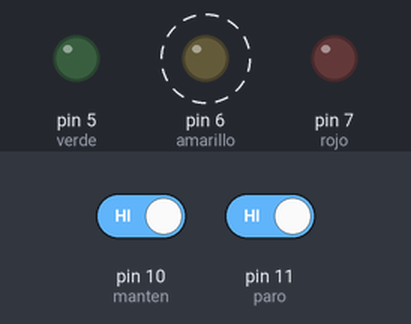
The sketch below on a simulated Arduino Uno, built with avr-gcc and run on an emulated ATmega328P. Parts: output pins drawn as LEDs (lit = HIGH). Dashed ring = blinking. The test bench sets the inputs (shaded band); at power-on: pin 10 (manten) HIGH, pin 11 (paro) HIGH.

Above: at 2.8 s.
2.9 s: pin 10 (manten) driven LOW
At 3.9 s:
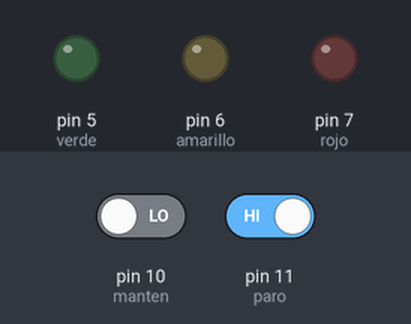
4.4 s: pin 11 (paro) driven LOW
At 6.1 s:
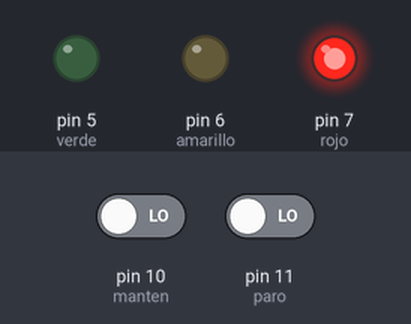
10.5 s: pin 11 (paro) driven HIGH
14.6 s: pin 10 (manten) driven HIGH
At 15.0 s:
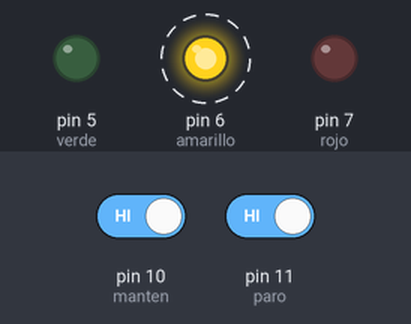
Timing chart, 0 to 19.6 s (numbered marks = the images above; inputs shaded):
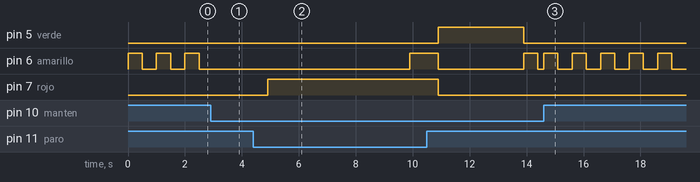

The sketch:

3._Semaforo1.ino
```cpp
// C++ code
//

const int analogInPin = A0;
const int manten = 10;
const int paro = 11;
const int rojo = 7;
const int amarillo = 6;
const int verde = 5;

int paro1=0;
int manten1=0;

void setup() {
  pinMode(rojo, OUTPUT);
  pinMode(amarillo, OUTPUT);
  pinMode(verde, OUTPUT);
  pinMode(paro, INPUT);
  pinMode(manten, INPUT);
  pinMode(9, INPUT);
  pinMode(8, INPUT);

}

void loop() {

  paro1=digitalRead(paro);
  manten1=digitalRead(manten);

  if(manten1==LOW){
  	if(paro1==LOW){
    	delay(500);
    	digitalWrite(amarillo,LOW);
    	digitalWrite(rojo,HIGH);
    	delay(5000);
    	digitalWrite(rojo,HIGH);
    	digitalWrite(amarillo,HIGH);
    	delay(1000);
    	digitalWrite(rojo,LOW);
    	digitalWrite(amarillo,LOW);
    	digitalWrite(verde,HIGH);
    	delay(3000);
    	digitalWrite(verde,LOW);
    	digitalWrite(amarillo,HIGH);
    	delay(500);
  	}
  	else{
    	digitalWrite(rojo,LOW);
    	digitalWrite(verde,LOW);
    	digitalWrite(amarillo,LOW);
  	}
  }
  else{
    digitalWrite(amarillo,HIGH);
    delay(500);
    digitalWrite(amarillo,LOW);
    delay(500);
  }
}
```

Measured:
- after the input at 2.9 s, pin 6 (amarillo): stays LOW (without the input it goes to HIGH after 0.10 s)
- after the input at 4.4 s, pin 6 (amarillo): LOW → HIGH after 5.5 s; pin 7 (rojo): LOW → HIGH after 0.50 s
- after the input at 14.6 s, pin 6 (amarillo): alternates HIGH for 0.50 s and LOW for 0.50 s, starting at once
- by itself, pin 6 (amarillo): alternates HIGH for 0.50 s and LOW for 0.50 s
